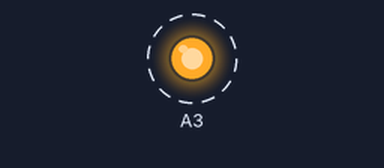
Bench run of a sketch on a simulated Arduino Uno, built with avr-gcc and run on an emulated ATmega328P. On the bench: output pins drawn as LEDs (lit = HIGH). Dashed ring = blinking.

Above: at 0.05 s.
Timing chart, 0 to 3.0 s (numbered marks = the images above):
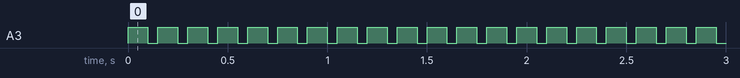

Measured:
- by itself, A3: alternates HIGH for 0.10 s and LOW for 0.05 s

The sketch:

Blink.ino
```cpp
void setup() {
  // put your setup code here, to run once:
  pinMode(A3, OUTPUT);

}

void loop() {
  // put your main code here, to run repeatedly:
  digitalWrite(A3, HIGH);
  delay(100);
  digitalWrite(A3, LOW);
  delay(50);
}
```
